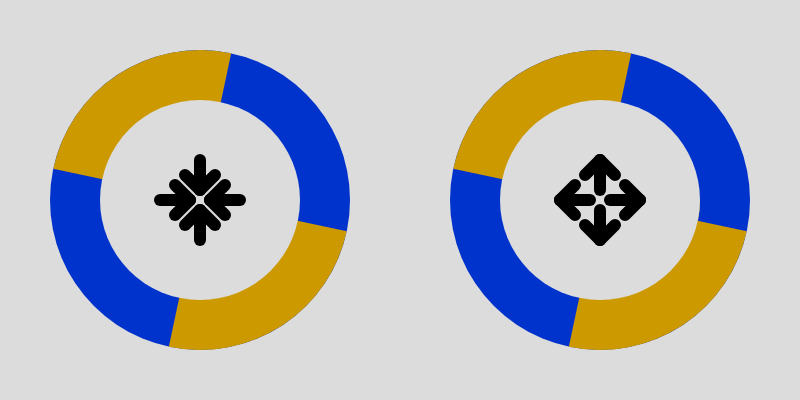
Frame 1 (no input)
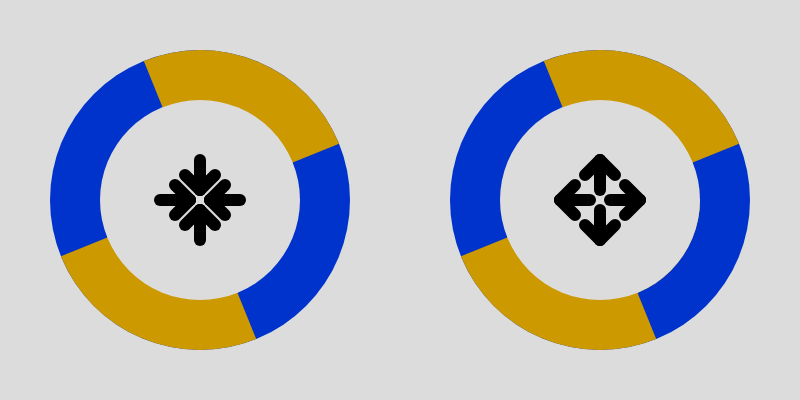
Frame 60 (no input)
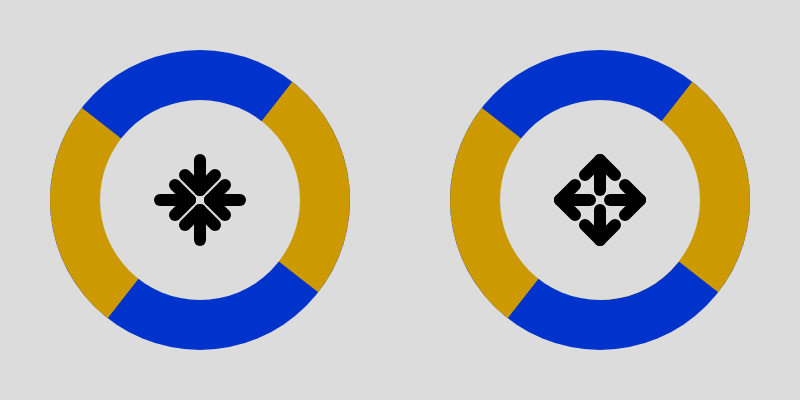
Frame 120 (the mouse pressed at the canvas centre since frame 60)

The p5.js sketch that drew these frames (run headless with seeded random() and noise() and a simulated clock; from frame 60 on, the mouse is pressed at the canvas centre):

// p5.js sketch
// ── sketch.js
//inspired from this tweet here : by @jagarikin

var deg = 12;

function setup() {
  createCanvas(800, 400);
 }


// really bad way to make arrows though
function makeInArrow(x,y, size, where ){
  
  // where 0 for left
  // where 1 for right
  // where 2 is down
  // where 3 is up
  
  if (where == 0){
    x = x+10
    strokeWeight(12)
    beginShape();
    vertex(x,y)
    vertex(x+size/2,y+size/2)
    endShape();
    beginShape()
    vertex(x,y)
    vertex(x+size,y)
    endShape()
    beginShape()
    vertex(x,y)
    vertex(x+size/2,y-size/2)
    endShape()  
  } else if (where == 1){
    x = x-10
    strokeWeight(12)
    beginShape();
    vertex(x,y)
    vertex(x-size/2,y+size/2)
    endShape();
    beginShape()
    vertex(x,y)
    vertex(x-size,y)
    endShape()
    beginShape()
    vertex(x,y)
    vertex(x-size/2,y-size/2)
    endShape()
    
  } else if (where == 2){
    y = y-10
    strokeWeight(12)
    beginShape();
    vertex(x,y)
    vertex(x+size/2,y-size/2)
    endShape();
    beginShape()
    vertex(x,y)
    vertex(x,y-size)
    endShape()
    beginShape()
    vertex(x,y)
    vertex(x-size/2,y-size/2)
    endShape()
    
  } else if (where == 3){
    y = y+10
    strokeWeight(12)
    beginShape();
    vertex(x,y)
    vertex(x+size/2,y+size/2)
    endShape();
    beginShape()
    vertex(x,y)
    vertex(x,y+size)
    endShape()
    beginShape()
    vertex(x,y)
    vertex(x-size/2,y+size/2)
    endShape()
    
  }
  
  
}

function makeOutArrow(x,y, size, where ){
  
  // where 0 for left
  // where 1 for right
  // where 2 is down
  // where 3 is up
  
  if (where == 0){
    x = x-10 -size
    strokeWeight(12)
    beginShape();
    vertex(x,y)
    vertex(x+size/2,y+size/2)
    endShape();
    beginShape()
    vertex(x,y)
    vertex(x+size,y)
    endShape()
    beginShape()
    vertex(x,y)
    vertex(x+size/2,y-size/2)
    endShape()  
  } else if (where == 1){
    x = x+10 + size
    strokeWeight(12)
    beginShape();
    vertex(x,y)
    vertex(x-size/2,y+size/2)
    endShape();
    beginShape()
    vertex(x,y)
    vertex(x-size,y)
    endShape()
    beginShape()
    vertex(x,y)
    vertex(x-size/2,y-size/2)
    endShape()
    
  } else if (where == 2){
    y = y+10 + size
    strokeWeight(12)
    beginShape();
    vertex(x,y)
    vertex(x+size/2,y-size/2)
    endShape();
    beginShape()
    vertex(x,y)
    vertex(x,y-size)
    endShape()
    beginShape()
    vertex(x,y)
    vertex(x-size/2,y-size/2)
    endShape()
    
  } else if (where == 3){
    y = y-10-size
    strokeWeight(12)
    beginShape();
    vertex(x,y)
    vertex(x+size/2,y+size/2)
    endShape();
    beginShape()
    vertex(x,y)
    vertex(x,y+size)
    endShape()
    beginShape()
    vertex(x,y)
    vertex(x-size/2,y+size/2)
    endShape()
    
  }
  
  
}




function draw() {
  background(220);
  noStroke()
  fill(0, 51, 204)
  ellipse(200,height/2,300)
  fill(204, 153, 0)
  push(); 
  translate (200,height/2);
  rotate (radians (deg));
  arc(0, 0, 300, 300, 0, HALF_PI)
  arc(0, 0, 300, 300, PI, PI + HALF_PI)
  pop()
  fill(220)
  ellipse(200, height/2, 200)
  
  stroke(0)
  makeInArrow(200, height/2, 30, 0)
  makeInArrow(200, height/2, 30, 1)
  makeInArrow(200, height/2, 30, 2)
  makeInArrow(200, height/2, 30, 3)
  
  noStroke()
  fill(0, 51, 204)
  ellipse(600, height/2,300)
  fill(204, 153, 0)
  push(); 
  translate (600,height/2);
  rotate (radians (deg));
  arc(0, 0, 300, 300, 0, HALF_PI)
  arc(0, 0, 300, 300, PI, PI + HALF_PI)
  pop()
  arc(600, height/2, 200, 200, 0, HALF_PI)
  fill(220)
  ellipse(600, height/2, 200)
  
  stroke(0)
  makeOutArrow(600, height/2, 30, 0)
  makeOutArrow(600, height/2, 30, 1)
  makeOutArrow(600, height/2, 30, 2)
  makeOutArrow(600, height/2, 30, 3)
  
  

  deg+=4;

}
